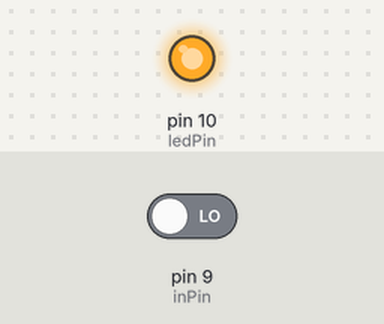
A sketch run on a simulated Arduino Uno, built with avr-gcc and run on an emulated ATmega328P. Shown: output pins drawn as LEDs (lit = HIGH). The inputs (shaded band) are chosen by the test bench; at power-on: pin 9 (inPin) LOW.

Above: at 1.2 s.
1.3 s: pin 9 (inPin) driven HIGH
At 1.7 s:
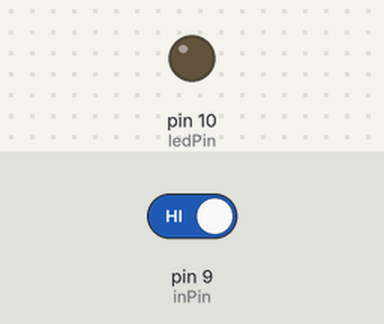
2.8 s: pin 9 (inPin) driven LOW
At 4.0 s:
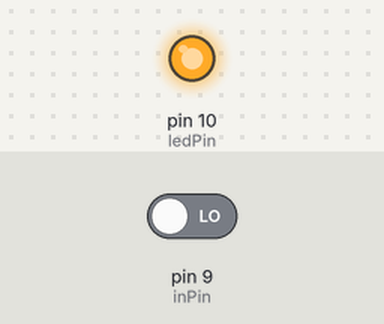
Timing chart, 0 to 5.8 s (numbered marks = the images above; inputs shaded):
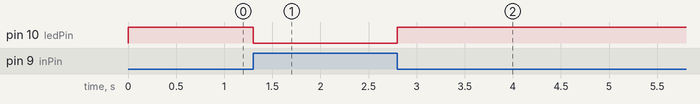

The sketch:

buton_code.ino
```cpp
int ledPin = 10; // choose the pin for the LED
int inPin = 9;   // choose the input pin (for a pushbutton)
int val = 0;     // variable for reading the pin status

void setup() {
  pinMode(ledPin, OUTPUT);  // declare LED as output
  pinMode(inPin, INPUT);    // declare pushbutton as input
}

void loop(){
  val = digitalRead(inPin);  // read input value
  if (val == HIGH) {         // check if the input is HIGH (button released)
    digitalWrite(ledPin, LOW);  // turn LED OFF

  } else {
    digitalWrite(ledPin, HIGH);  // turn LED ON
  }
}
```

Measured:
- after the input at 1.3 s, pin 10 (ledPin): HIGH → LOW at once
- after the input at 2.8 s, pin 10 (ledPin): LOW → HIGH at once
